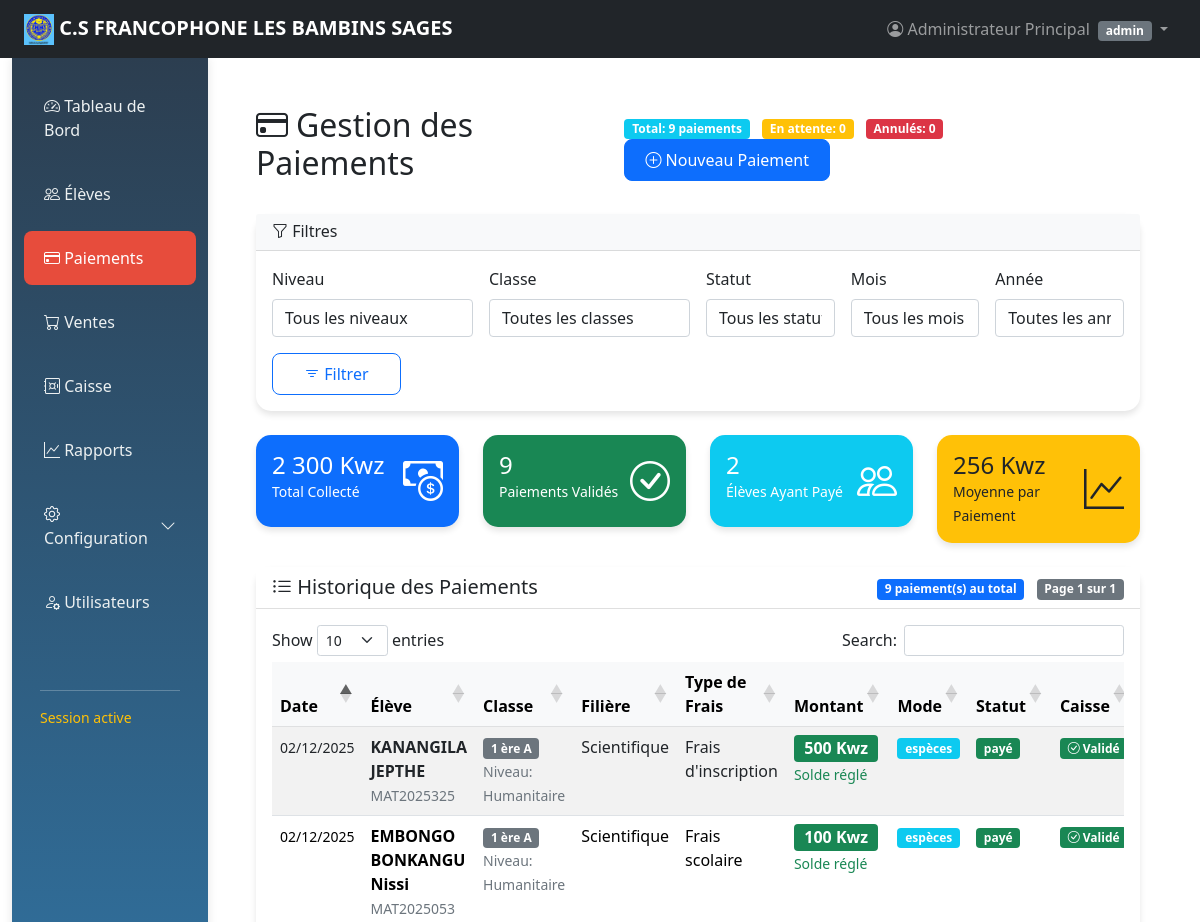
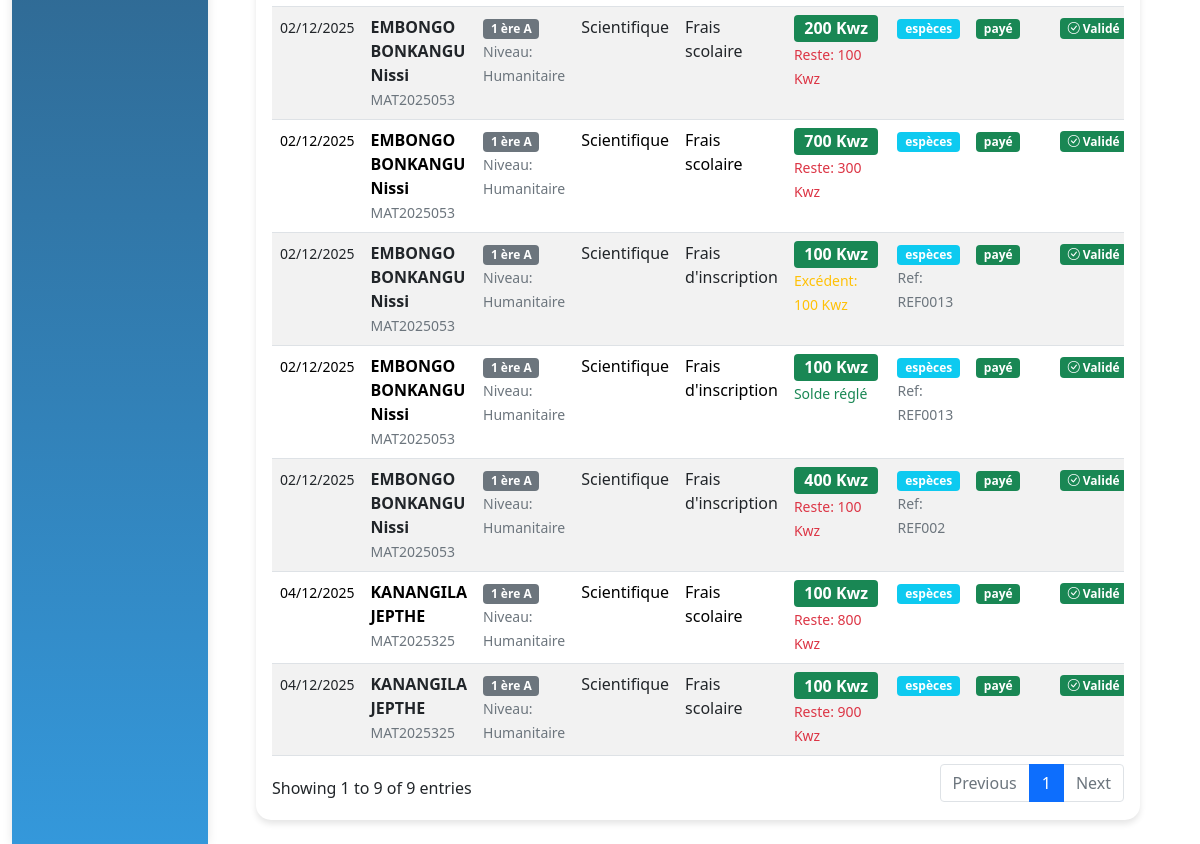
/paiements.php (signed in), run on the app's committed database (2 pictures, top to bottom).
### tables this page shows
CREATE TABLE `paiements` (
  `id` int(11) NOT NULL,
  `etudiant_id` int(11) NOT NULL,
  `frais_id` int(11) NOT NULL,
  `montant_paye` decimal(10,2) NOT NULL,
  `date_paiement` date NOT NULL,
  `mode_paiement` enum('espèces','chèque','virement','carte') NOT NULL,
  `reference` varchar(100) DEFAULT NULL,
  `statut` enum('payé','en attente','annulé') DEFAULT 'payé',
  `operation_caisse_id` int(11) DEFAULT NULL,
  `montant_total_paye` double NOT NULL DEFAULT 0
);

CREATE TABLE `etudiants` (
  `id` int(11) NOT NULL,
  `matricule` varchar(20) NOT NULL,
  `nom` varchar(100) NOT NULL,
  `prenom` varchar(100) NOT NULL,
  `telephone` varchar(20) DEFAULT NULL,
  `email` varchar(100) DEFAULT NULL,
  `classe` varchar(20) NOT NULL,
  `date_inscription` date NOT NULL,
  `classe_id` int(11) DEFAULT NULL
);

CREATE TABLE `classe` (
  `id` int(11) NOT NULL,
  `nom` varchar(100) NOT NULL,
  `niveau` varchar(50) NOT NULL,
  `filiere` varchar(100) DEFAULT NULL,
  `capacite_max` int(11) DEFAULT 30,
  `annee_scolaire` varchar(20) NOT NULL,
  `created_at` timestamp NOT NULL DEFAULT current_timestamp(),
  `updated_at` timestamp NOT NULL DEFAULT current_timestamp() ON UPDATE current_timestamp()
);

CREATE TABLE `frais` (
  `id` int(11) NOT NULL,
  `type_frais` varchar(100) NOT NULL,
  `montant` decimal(10,2) NOT NULL,
  `description` text DEFAULT NULL,
  `annee_scolaire` varchar(20) NOT NULL
);

### paiements.php (the view, shortened to what the rows shown need)
<?php
$database = new Database();
$db = $database->getConnection();
$items_par_page = 10;
$page = isset($_GET['page']) ? (int)$_GET['page'] : 1;
$offset = ($page - 1) * $items_par_page;
$where_clause = '';
$query_paiements = "SELECT p.*, e.nom, e.prenom, e.matricule, e.classe_id,
                           c.nom as classe_nom, c.niveau as classe_niveau, c.filiere,
                           f.type_frais, f.montant as montant_attendu,
                           ca.id as caisse_id, ca.categorie as caisse_categorie
                   FROM paiements p
                   JOIN etudiants e ON p.etudiant_id = e.id
                   LEFT JOIN classe c ON e.classe_id = c.id
                   JOIN frais f ON p.frais_id = f.id
                   LEFT JOIN caisse ca ON p.operation_caisse_id = ca.id
                   $where_clause
                   ORDER BY p.date_paiement DESC, p.id DESC
                   LIMIT :limit OFFSET :offset";
$stmt_paiements = $db->prepare($query_paiements);
$stmt_paiements->bindValue(':limit', $items_par_page, PDO::PARAM_INT);
$stmt_paiements->bindValue(':offset', $offset, PDO::PARAM_INT);
$stmt_paiements->execute();
$paiements = $stmt_paiements->fetchAll(PDO::FETCH_ASSOC);
?>
<!DOCTYPE html>
<html lang="fr">
<head>
    <link href="assets/bootstrap-5.1.3-dist/css/bootstrap.min.css" rel="stylesheet">
    <link href="https://cdnjs.cloudflare.com/ajax/libs/font-awesome/6.0.0/css/all.min.css" rel="stylesheet">
    <link rel="stylesheet" href="https://cdn.jsdelivr.net/npm/bootstrap-icons@1.7.2/font/bootstrap-icons.css">
</head>
<body>
   <?php
        include 'layout.php';
    ?>
    <div class="container-fluid mt-4">
        <div class="row">
            <div class="col-md-12">
                <div class="d-flex justify-content-between align-items-center mb-4">
                    <h2><i class="bi bi-credit-card me-2"></i>Gestion des Paiements</h2>
                </div>
                <div class="card">
                    <div class="card-body">
                        <?php if (count($paiements) > 0): ?>
                        <div class="table-responsive">
                            <table class="table table-hover table-striped" id="tablePaiements">
                                <thead class="table-light">
                                    <tr>
                                        <th>Date</th>
                                        <th>Élève</th>
                                        <th>Classe</th>
                                        <th>Filière</th>
                                        <th>Type de Frais</th>
                                        <th>Montant</th>
                                        <th>Mode</th>
                                        <th>Statut</th>
                                        <th>Caisse</th>
                                    </tr>
                                </thead>
                                <tbody>
                                    <?php foreach ($paiements as $paiement):
                                        $solde = $paiement['montant_attendu'] - $paiement['montant_total_paye'];
                                    ?>
                                    <tr>
                                        <td>
                                            <small><?php echo date('d/m/Y', strtotime($paiement['date_paiement'])); ?></small>
                                        </td>
                                        <td>
                                            <div>
                                                <strong><?php echo htmlspecialchars($paiement['nom'] . ' ' . $paiement['prenom']); ?></strong><br>
                                                <small class="text-muted"><?php echo htmlspecialchars($paiement['matricule']); ?></small>
                                            </div>
                                        </td>
                                        <td>
                                            <div>
                                                <span class="badge bg-secondary">
                                                    <?php echo htmlspecialchars($paiement['classe_nom'] ?? 'Non assigné'); ?>
                                                </span>
                                                <br>
                                                <small class="text-muted">
                                                    Niveau: <?php echo htmlspecialchars($paiement['classe_niveau'] ?? '-'); ?>
                                                </small>
                                            </div>
                                        </td>
                                        <td>
                                            <?php echo htmlspecialchars($paiement['filiere']); ?>
                                        <td><?php echo htmlspecialchars($paiement['type_frais']); ?></td>
                                        <td>
                                            <span class="badge bg-success fs-6">
                                                <?php echo number_format($paiement['montant_paye'], 0, ',', ' '); ?> Kwz
                                            </span>
                                            <?php if ($solde > 0): ?>
                                            <br><small class="text-danger">Reste: <?php echo number_format($solde, 0, ',', ' '); ?> Kwz</small>
                                            <?php elseif ($solde < 0): ?>
                                            <br><small class="text-warning">Excédent: <?php echo number_format(abs($solde), 0, ',', ' '); ?> Kwz</small>
                                            <?php else: ?>
                                            <br><small class="text-success">Solde réglé</small>
                                            <?php endif; ?>
                                        </td>
                                        <td>
                                            <span class="badge bg-info"><?php echo htmlspecialchars($paiement['mode_paiement']); ?></span>
                                            <?php if (!empty($paiement['reference'])): ?>
                                            <br><small class="text-muted">Ref: <?php echo htmlspecialchars($paiement['reference']); ?></small>
                                            <?php endif; ?>
                                        </td>
                                        <td>
                                            <span class="badge bg-<?php
                                                echo $paiement['statut'] == 'payé' ? 'success' :
                                                    ($paiement['statut'] == 'en attente' ? 'warning' : 'danger');
                                            ?>">
                                                <?php echo htmlspecialchars($paiement['statut']); ?>
                                            </span>
                                        </td>
                                        <td>
                                            <?php if ($paiement['statut'] == 'payé' && $paiement['caisse_id']): ?>
                                            <span class="badge bg-success" data-bs-toggle="tooltip" title="Dépôt en caisse effectué">
                                                <i class="bi bi-check-circle"></i> Validé
                                            </span>
                                            <?php elseif ($paiement['statut'] == 'payé'): ?>
                                            <span class="badge bg-warning" data-bs-toggle="tooltip" title="En attente d'enregistrement en caisse">
                                                <i class="bi bi-clock"></i> En attente
                                            </span>
                                            <?php else: ?>
                                            <span class="badge bg-secondary">-</span>
                                            <?php endif; ?>
                                        </td>
                                    </tr>
                                    <?php endforeach; ?>
                                </tbody>
                            </table>
                        </div>
                        <?php endif; ?>
                    </div>
                </div>
            </div>
        </div>
    </div>
    <?php include 'layout-end.php'; ?>
</body>
</html>

### data on the page
paiements: date_paiement "04/12/2025", etudiant.prenom "KANANGILA JEPTHE", etudiant.matricule "MAT2025325", classe.nom "1 ère A", classe.niveau "Humanitaire", classe.filiere "Scientifique", frais.type_frais "Frais scolaire", montant_paye "100", solde "800", mode_paiement "espèces", statut "payé", shows "Validé"
paiements: date_paiement "04/12/2025", etudiant.prenom "KANANGILA JEPTHE", etudiant.matricule "MAT2025325", classe.nom "1 ère A", classe.niveau "Humanitaire", classe.filiere "Scientifique", frais.type_frais "Frais scolaire", montant_paye "100", solde "900", mode_paiement "espèces", statut "payé", shows "Validé"
paiements: date_paiement "02/12/2025", etudiant.prenom "KANANGILA JEPTHE", etudiant.matricule "MAT2025325", classe.nom "1 ère A", classe.niveau "Humanitaire", classe.filiere "Scientifique", frais.type_frais "Frais d'inscription", montant_paye "500", montant_total_paye "Solde réglé", mode_paiement "espèces", statut "payé", shows "Validé"
paiements: date_paiement "02/12/2025", etudiant.prenom "EMBONGO BONKANGU Nissi", etudiant.matricule "MAT2025053", classe.nom "1 ère A", classe.niveau "Humanitaire", classe.filiere "Scientifique", frais.type_frais "Frais scolaire", montant_paye "100", montant_total_paye "Solde réglé", mode_paiement "espèces", statut "payé", shows "Validé"
paiements: date_paiement "02/12/2025", etudiant.prenom "EMBONGO BONKANGU Nissi", etudiant.matricule "MAT2025053", classe.nom "1 ère A", classe.niveau "Humanitaire", classe.filiere "Scientifique", frais.type_frais "Frais scolaire", montant_paye "200", solde "100", mode_paiement "espèces", statut "payé", shows "Validé"
paiements: date_paiement "02/12/2025", etudiant.prenom "EMBONGO BONKANGU Nissi", etudiant.matricule "MAT2025053", classe.nom "1 ère A", classe.niveau "Humanitaire", classe.filiere "Scientifique", frais.type_frais "Frais scolaire", montant_paye "700", solde "300", mode_paiement "espèces", statut "payé", shows "Validé"
paiements: date_paiement "02/12/2025", etudiant.prenom "EMBONGO BONKANGU Nissi", etudiant.matricule "MAT2025053", classe.nom "1 ère A", classe.niveau "Humanitaire", classe.filiere "Scientifique", frais.type_frais "Frais d'inscription", montant_paye "100", abs($solde) "100", mode_paiement "espèces", reference "REF0013", statut "payé", shows "Validé"
paiements: date_paiement "02/12/2025", etudiant.prenom "EMBONGO BONKANGU Nissi", etudiant.matricule "MAT2025053", classe.nom "1 ère A", classe.niveau "Humanitaire", classe.filiere "Scientifique", frais.type_frais "Frais d'inscription", montant_paye "100", montant_total_paye "Solde réglé", mode_paiement "espèces", reference "REF0013", statut "payé", shows "Validé"
paiements: date_paiement "02/12/2025", etudiant.prenom "EMBONGO BONKANGU Nissi", etudiant.matricule "MAT2025053", classe.nom "1 ère A", classe.niveau "Humanitaire", classe.filiere "Scientifique", frais.type_frais "Frais d'inscription", montant_paye "400", solde "100", mode_paiement "espèces", reference "REF002", statut "payé", shows "Validé"

### other printed values
$_SESSION['nom_complet'] "Administrateur Principal"
$_SESSION['role'] "admin"
$stats_supp['total_tous_paiements'] "9"
$stats_supp['paiements_attente'] "0"
$stats_supp['paiements_annules'] "0"
$stats['total_montant'] "2 300"
$stats['total_paiements'] "9"
$stats['etudiants_payants'] "2"
$stats['moyenne_paiement'] "256"
$total_items "9"
$page "1"
$total_pages "1"
